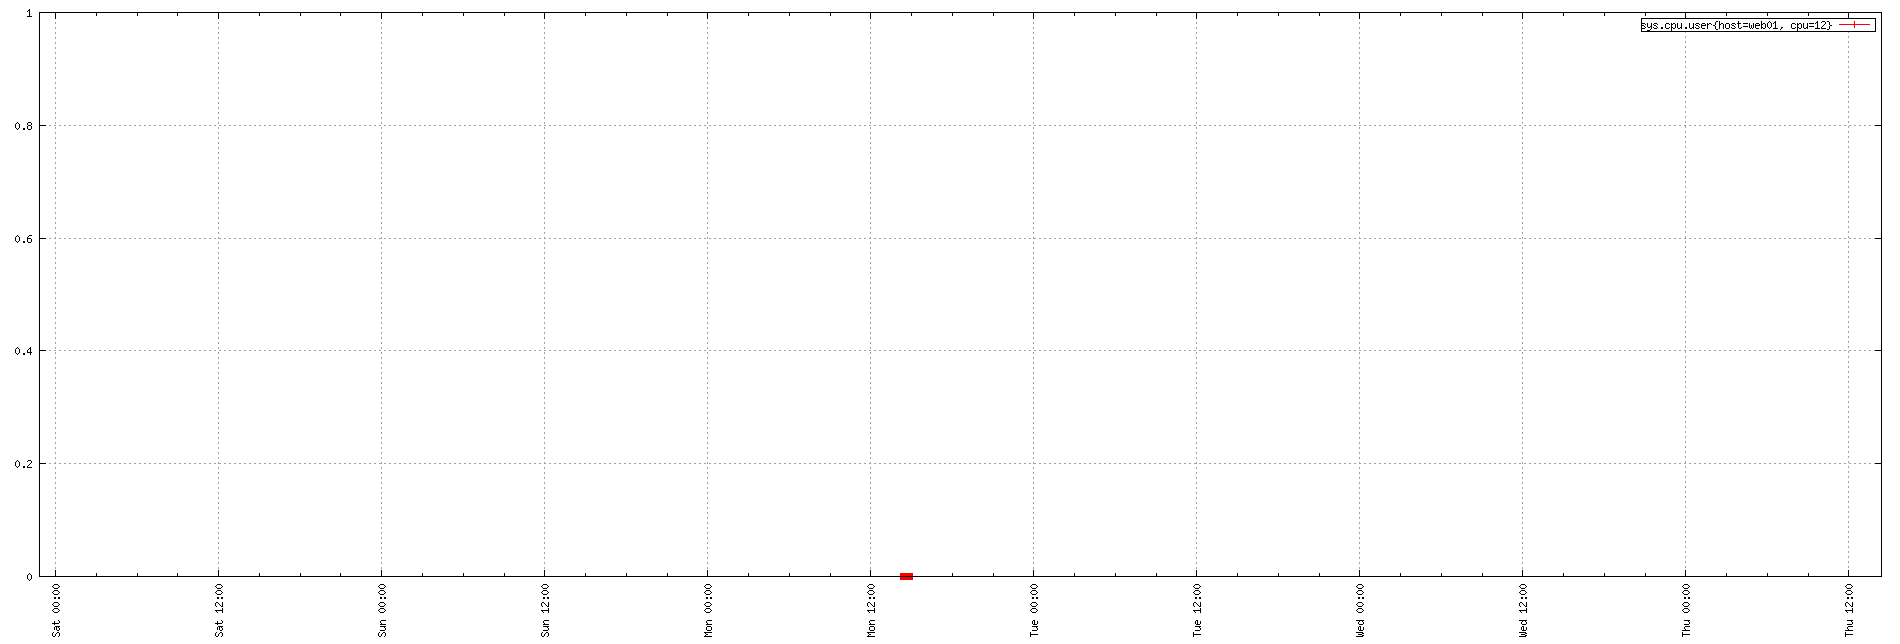

gnuplot code for this plot:
set term png small size 1900,644
set xdata time
set timefmt "%s"
if (GPVAL_VERSION < 4.6) set xtics rotate; else set xtics rotate right
set output "${TMPDIR-'tmp'}/tsd/2cbfe891.png"
set xrange ["1673650109":"1674138231"]
set format x "%a %H:%M"
set grid
set style data linespoint
set key right box
set yrange [0:]
plot  "${TMPDIR-'tmp'}/tsd/2cbfe891_0.dat" using 1:2 title "sys.cpu.user{host=web01, cpu=12}"
